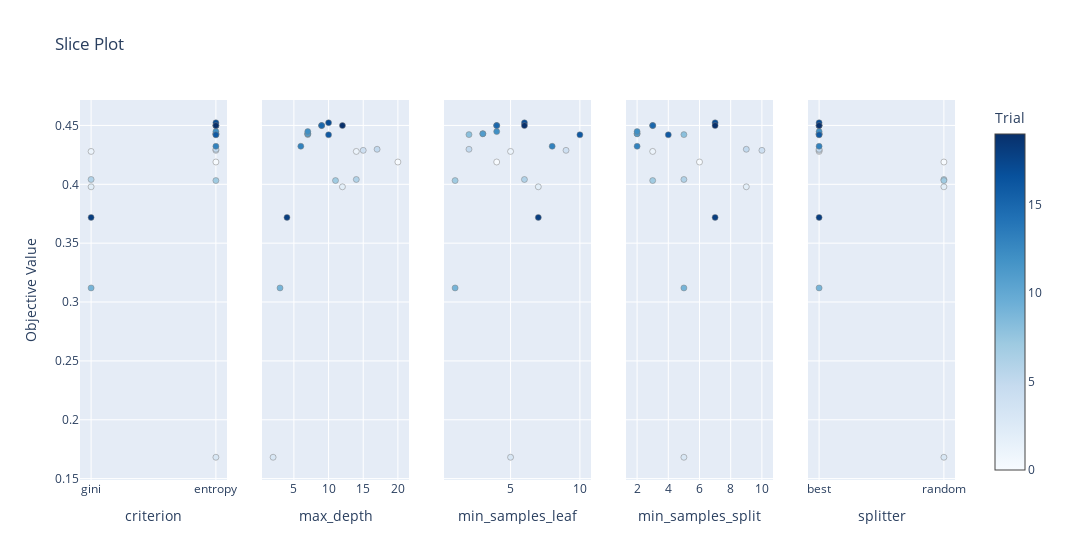

Write notebook code for a chart like this one.
### Code cell
optuna.visualization.plot_slice(study)

### Figure 1 — Plotly figure (JSON) as saved in the notebook; plotly's stock layout.template omitted (floating-point values rounded to 4 significant figures)
{"data": [{"marker": {"color": [0, 1, 2, 3, 4, 5, 6, 7, 8, 9, 10, 11, 12, 13, 14, 15, 16, 17, 18, 19], "colorbar": {"title": {"text": "Trial"}, "x": 1, "xpad": 40}, "colorscale": [[0, "rgb(247,251,255)"], [0.125, "rgb(222,235,247)"], [0.25, "rgb(198,219,239)"], [0.375, "rgb(158,202,225)"], [0.5, "rgb(107,174,214)"], [0.625, "rgb(66,146,198)"], [0.75, "rgb(33,113,181)"], [0.875, "rgb(8,81,156)"], [1, "rgb(8,48,107)"]], "line": {"color": "Grey", "width": 0.5}, "showscale": true}, "mode": "markers", "name": "Feasible Trial", "showlegend": false, "type": "scatter", "x": ["entropy", "gini", "gini", "entropy", "entropy", "entropy", "gini", "entropy", "entropy", "gini", "entropy", "entropy", "entropy", "entropy", "entropy", "entropy", "entropy", "entropy", "gini", "entropy"], "xaxis": "x", "y": [0.4189, 0.4279, 0.3979, 0.1682, 0.4288, 0.4297, 0.4041, 0.4032, 0.4422, 0.312, 0.4429, 0.4429, 0.4448, 0.4323, 0.4499, 0.4499, 0.442, 0.4523, 0.3719, 0.4499], "yaxis": "y"}, {"marker": {"color": [0, 1, 2, 3, 4, 5, 6, 7, 8, 9, 10, 11, 12, 13, 14, 15, 16, 17, 18, 19], "colorbar": {"title": {"text": "Trial"}, "x": 1, "xpad": 40}, "colorscale": [[0, "rgb(247,251,255)"], [0.125, "rgb(222,235,247)"], [0.25, "rgb(198,219,239)"], [0.375, "rgb(158,202,225)"], [0.5, "rgb(107,174,214)"], [0.625, "rgb(66,146,198)"], [0.75, "rgb(33,113,181)"], [0.875, "rgb(8,81,156)"], [1, "rgb(8,48,107)"]], "line": {"color": "Grey", "width": 0.5}, "showscale": false}, "mode": "markers", "name": "Feasible Trial", "showlegend": false, "type": "scatter", "x": [20, 14, 12, 2, 15, 17, 14, 11, 7, 3, 7, 7, 7, 6, 9, 9, 10, 10, 4, 12], "xaxis": "x2", "y": [0.4189, 0.4279, 0.3979, 0.1682, 0.4288, 0.4297, 0.4041, 0.4032, 0.4422, 0.312, 0.4429, 0.4429, 0.4448, 0.4323, 0.4499, 0.4499, 0.442, 0.4523, 0.3719, 0.4499], "yaxis": "y2"}, {"marker": {"color": [0, 1, 2, 3, 4, 5, 6, 7, 8, 9, 10, 11, 12, 13, 14, 15, 16, 17, 18, 19], "colorbar": {"title": {"text": "Trial"}, "x": 1, "xpad": 40}, "colorscale": [[0, "rgb(247,251,255)"], [0.125, "rgb(222,235,247)"], [0.25, "rgb(198,219,239)"], [0.375, "rgb(158,202,225)"], [0.5, "rgb(107,174,214)"], [0.625, "rgb(66,146,198)"], [0.75, "rgb(33,113,181)"], [0.875, "rgb(8,81,156)"], [1, "rgb(8,48,107)"]], "line": {"color": "Grey", "width": 0.5}, "showscale": false}, "mode": "markers", "name": "Feasible Trial", "showlegend": false, "type": "scatter", "x": [4, 5, 7, 5, 9, 2, 6, 1, 2, 1, 3, 3, 4, 8, 4, 4, 10, 6, 7, 6], "xaxis": "x3", "y": [0.4189, 0.4279, 0.3979, 0.1682, 0.4288, 0.4297, 0.4041, 0.4032, 0.4422, 0.312, 0.4429, 0.4429, 0.4448, 0.4323, 0.4499, 0.4499, 0.442, 0.4523, 0.3719, 0.4499], "yaxis": "y3"}, {"marker": {"color": [0, 1, 2, 3, 4, 5, 6, 7, 8, 9, 10, 11, 12, 13, 14, 15, 16, 17, 18, 19], "colorbar": {"title": {"text": "Trial"}, "x": 1, "xpad": 40}, "colorscale": [[0, "rgb(247,251,255)"], [0.125, "rgb(222,235,247)"], [0.25, "rgb(198,219,239)"], [0.375, "rgb(158,202,225)"], [0.5, "rgb(107,174,214)"], [0.625, "rgb(66,146,198)"], [0.75, "rgb(33,113,181)"], [0.875, "rgb(8,81,156)"], [1, "rgb(8,48,107)"]], "line": {"color": "Grey", "width": 0.5}, "showscale": false}, "mode": "markers", "name": "Feasible Trial", "showlegend": false, "type": "scatter", "x": [6, 3, 9, 5, 10, 9, 5, 3, 5, 5, 2, 2, 2, 2, 3, 3, 4, 7, 7, 7], "xaxis": "x4", "y": [0.4189, 0.4279, 0.3979, 0.1682, 0.4288, 0.4297, 0.4041, 0.4032, 0.4422, 0.312, 0.4429, 0.4429, 0.4448, 0.4323, 0.4499, 0.4499, 0.442, 0.4523, 0.3719, 0.4499], "yaxis": "y4"}, {"marker": {"color": [0, 1, 2, 3, 4, 5, 6, 7, 8, 9, 10, 11, 12, 13, 14, 15, 16, 17, 18, 19], "colorbar": {"title": {"text": "Trial"}, "x": 1, "xpad": 40}, "colorscale": [[0, "rgb(247,251,255)"], [0.125, "rgb(222,235,247)"], [0.25, "rgb(198,219,239)"], [0.375, "rgb(158,202,225)"], [0.5, "rgb(107,174,214)"], [0.625, "rgb(66,146,198)"], [0.75, "rgb(33,113,181)"], [0.875, "rgb(8,81,156)"], [1, "rgb(8,48,107)"]], "line": {"color": "Grey", "width": 0.5}, "showscale": false}, "mode": "markers", "name": "Feasible Trial", "showlegend": false, "type": "scatter", "x": ["random", "best", "random", "random", "best", "best", "random", "random", "best", "best", "best", "best", "best", "best", "best", "best", "best", "best", "best", "best"], "xaxis": "x5", "y": [0.4189, 0.4279, 0.3979, 0.1682, 0.4288, 0.4297, 0.4041, 0.4032, 0.4422, 0.312, 0.4429, 0.4429, 0.4448, 0.4323, 0.4499, 0.4499, 0.442, 0.4523, 0.3719, 0.4499], "yaxis": "y5"}], "layout": {"title": {"text": "Slice Plot"}, "width": 1500, "xaxis": {"anchor": "y", "categoryarray": ["gini", "entropy"], "categoryorder": "array", "domain": [0, 0.168], "title": {"text": "criterion"}, "type": "category"}, "xaxis2": {"anchor": "y2", "domain": [0.208, 0.376], "title": {"text": "max_depth"}}, "xaxis3": {"anchor": "y3", "domain": [0.416, 0.584], "title": {"text": "min_samples_leaf"}}, "xaxis4": {"anchor": "y4", "domain": [0.624, 0.792], "title": {"text": "min_samples_split"}}, "xaxis5": {"anchor": "y5", "categoryarray": ["best", "random"], "categoryorder": "array", "domain": [0.832, 1], "title": {"text": "splitter"}, "type": "category"}, "yaxis": {"anchor": "x", "domain": [0, 1], "title": {"text": "Objective Value"}}, "yaxis2": {"anchor": "x2", "domain": [0, 1], "matches": "y", "showticklabels": false}, "yaxis3": {"anchor": "x3", "domain": [0, 1], "matches": "y", "showticklabels": false}, "yaxis4": {"anchor": "x4", "domain": [0, 1], "matches": "y", "showticklabels": false}, "yaxis5": {"anchor": "x5", "domain": [0, 1], "matches": "y", "showticklabels": false}}}
